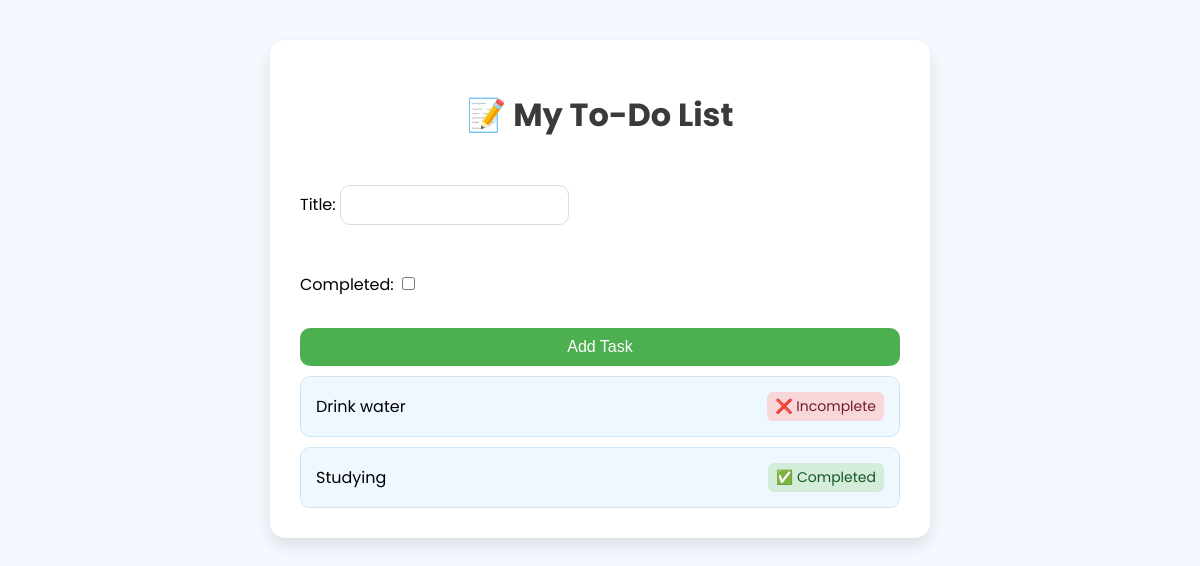
Before: / with the older database file.
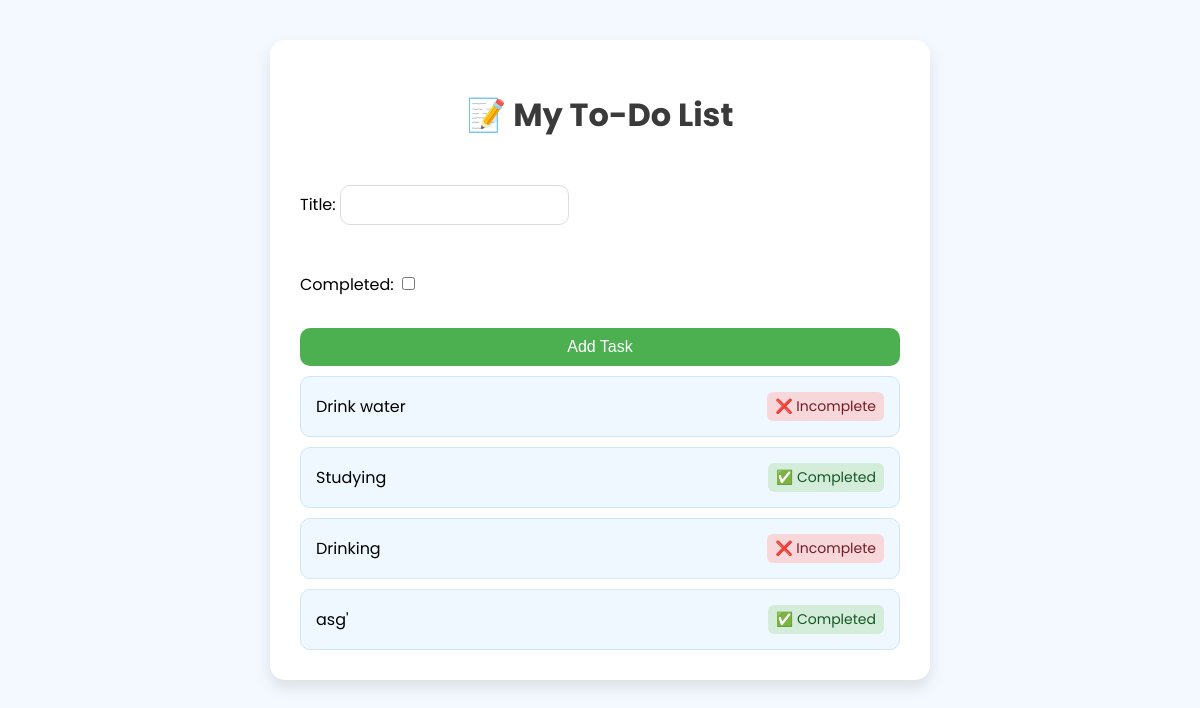
After: the same page with the newer database file.
### todo/models.py (models this page shows, shortened)
class Task(models.Model):
    title = models.CharField(max_length=200)
    completed = models.BooleanField(default=False)

### todo/views.py (the view)
# urls.py: path('', views.index, name='index'),
def index(request):
    tasks = Task.objects.all()
    form = TaskForm()
    if request.method == 'POST':
        form = TaskForm(request.POST)
        if form.is_valid():
            form.save()
            return redirect('/')
    context = {'tasks': tasks, 'form': form}
    return render(request, 'todo/index.html', context)

### todo/forms.py
class TaskForm(forms.ModelForm):
    class Meta:
        model = Task
        fields = ['title', 'completed']

### todo/templates/todo/index.html (shortened to what this page needs)
<!DOCTYPE html>
<html lang="en">
<head>
</head>
<body>
    <div class="container">
        <h1>📝 My To-Do List</h1>
        <form method="POST">
            {{ form.as_p }}
            <button type="submit">Add Task</button>
        </form>
        {% if tasks %}
            {% for task in tasks %}
                <div class="task-card">
                    <span>{{ task.title }}</span>
                    {% if task.completed %}
                        <span class="status complete">✅ Completed</span>
                    {% else %}
                        <span class="status incomplete">❌ Incomplete</span>
                    {% endif %}
                </div>
            {% endfor %}
        {% else %}
            <div class="empty-msg">No tasks added yet.</div>
        {% endif %}
    </div>
</body>
</html>

### todo/templates/todo/index.html (style rules this page uses)
body { margin: 0; padding: 0; font-family: 'Poppins', sans-serif; background-color: #f4f9ff; display: flex; justify-content: center; align-items: flex-start; min-height: 100vh; padding-top: 40px; }
.container { background-color: #ffffff; padding: 30px; border-radius: 15px; box-shadow: 0 8px 16px rgba(0, 0, 0, 0.1); width: 90%; max-width: 600px; }
h1 { text-align: center; color: #3a3a3a; margin-bottom: 30px; }
form { display: flex; flex-direction: column; gap: 15px; }
input[type="text"] { padding: 10px; border-radius: 10px; border: 1px solid #dcdcdc; font-size: 16px; }
button { background-color: #4CAF50; color: white; padding: 10px; font-size: 16px; border: none; border-radius: 10px; cursor: pointer; }
.task-card { background-color: #f0f8ff; border: 1px solid #d0e6f7; padding: 15px; margin-top: 10px; border-radius: 10px; display: flex; justify-content: space-between; align-items: center; }
.status { font-size: 14px; padding: 4px 8px; border-radius: 6px; }
.complete { background-color: #d4edda; color: #155724; }
.incomplete { background-color: #f8d7da; color: #721c24; }

Changed rows visible on the page:
added Task: title "Drinking", completed "❌ Incomplete"
added Task: title "asg'", completed "✅ Completed"
